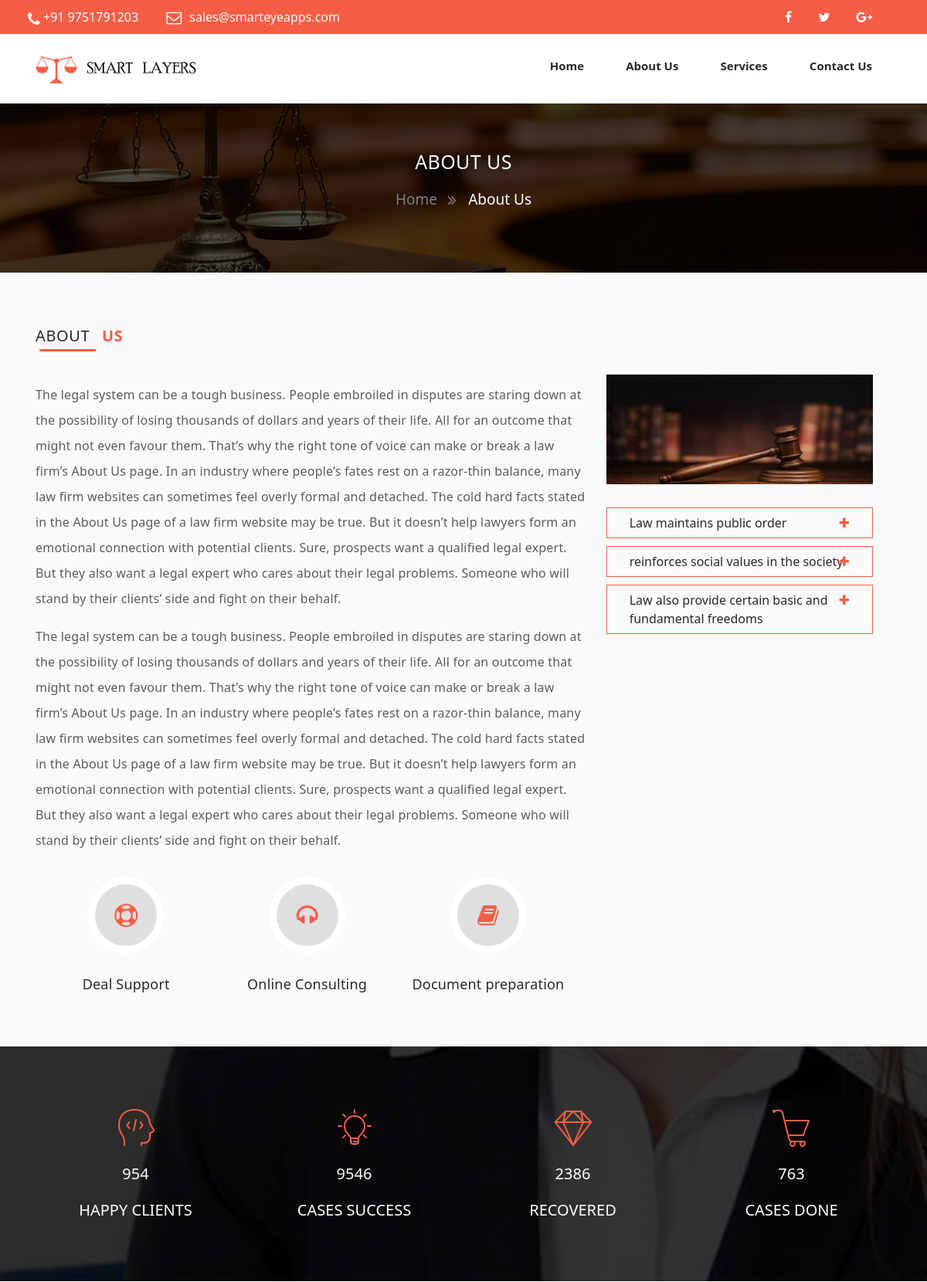
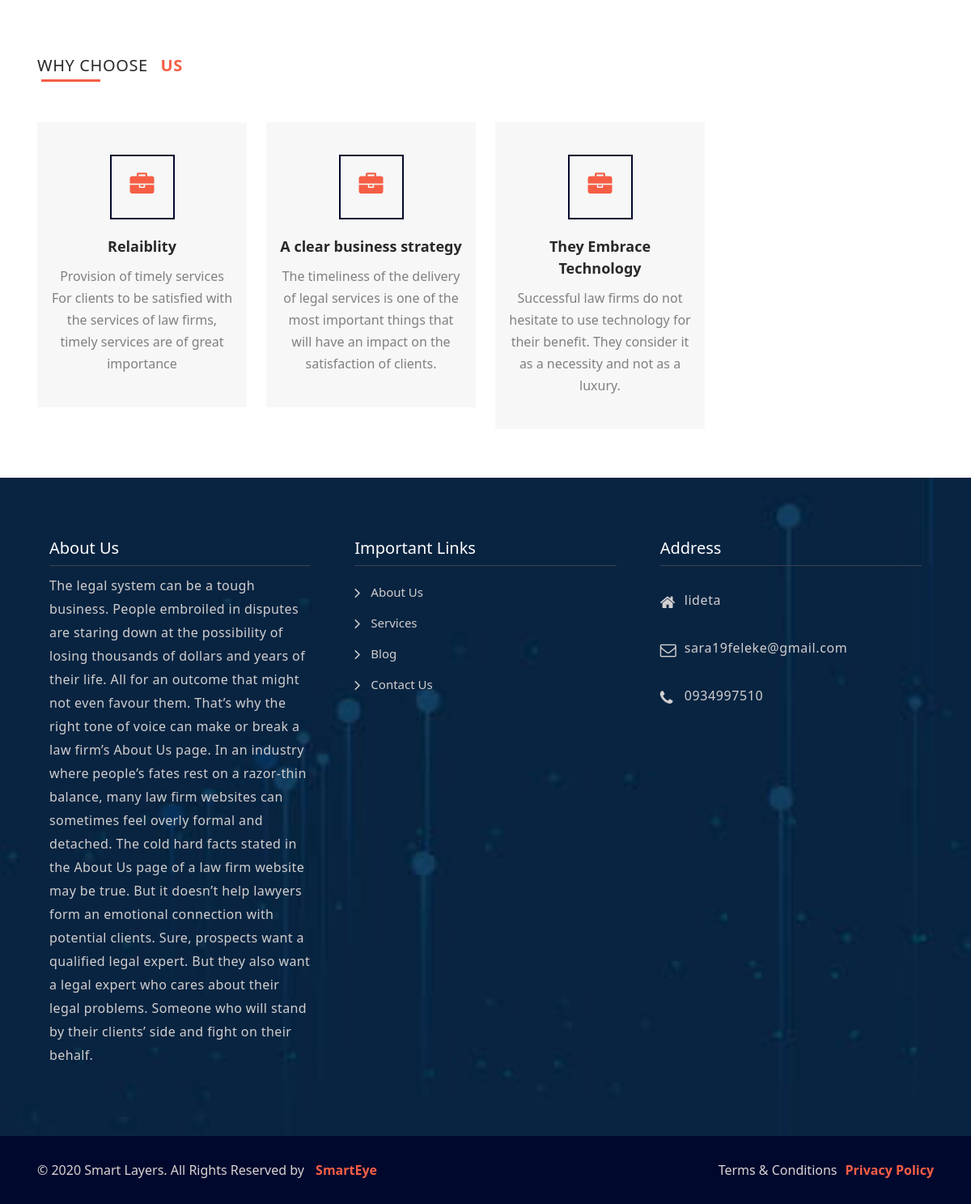
The page /about/ on the database its author committed (2 pictures, top to bottom).
### assignapp/models.py (models this page shows, shortened)
class Abt_us(models.Model):
    about = models.CharField(max_length=800)
    image = models.ImageField(blank=True)

class Abt_us1(models.Model):
    title1 = models.CharField(max_length=200)
    description2 = models.CharField(max_length=200)

class whychoose(models.Model):
    title = models.CharField(max_length=200)
    description = models.CharField(max_length=200)

class ContactInformation(models.Model):
   address = models.CharField(max_length=200)
   email  = models.EmailField()
   phone = models.CharField(max_length=200)

### assignapp/views.py (the view)
def about_Us(request):
   info = ContactInformation.objects.all().first()
   why=whychoose.objects.all()
   abt=Abt_us.objects.all().first()
   abt1=Abt_us1.objects.all()
   return render(request, 'about_us.html',{'why_data':why,'abt':abt,'abt1':abt1,'info':info})

### assignapp/templates/about_us.html (shortened to what this page needs)
{%load static%}
<!doctype html>
<html lang="en">
  {% include "head.html" %}
  <body>
    {% include "header.html" %}
   <section class="_cd_er_aq">
      <div class="container">
        <div class="row">
          <div class="col-12">
            <div class="_cd_er_aa">
              <h2>About Us</h2>
              <ol>
                <li>Home</li>
                <li>About Us</li>
              </ol>
            </div>
          </div>
        </div>
      </div>
    </section>
    <section id="aboutus" class="_ab_er_we">
      <div class="container">
        <div class="row">
          <div class="col-12">
            <div class="_hg_we_fe">
              <h2>ABOUT <span>US</span></h2>
            </div>
          </div>
        </div>
        <div class="row">
          <div class="row">
            <div class="col-lg-8 col-12">
              <div class="_lk_fr_er">
                <p>{{abt.about}}</p>
                <p>{{abt.about}}</p>
                <div class="_kl_bv_xs">
                <ol>
                  <li><p>Deal Support</p></li>
                  <li><p>Online Consulting</p></li>
                  <li><p>Document preparation</p></li>
                </ol>
              </div>
            </div>
          </div>
          <div class="col-lg-4 col-12">
            <div class="_lk_rt_we">
              <img src="{{abt.image.url}}">
              <div class="_oi_yt_we">
                <div class="accordion" id="nu_kl">
                  {% for single_abt1  in abt1  %}
                  <div class="card">
                    <div class="card-header" id="mo_yu">
                      <h2 class="mb-0">
                        <button class="btn btn-link btn-block text-left" type="button" data-toggle="collapse" data-target="#my-ss" aria-expanded="false" aria-controls="my-ss">
                          {{single_abt1.title1}}
                        </button>
                      </h2>
                    </div>
                  </div>
                  {% endfor %}
                </div>
              </div>
            </div>
          </div>
        </div>
      </div>
    </section>
    <section class="_ng_cs_we_rw">
      <div class="container">
        <div class="row">
          <div class="col-lg-3 col-md-4 col-sm-6 col-xs-6">
            <div class="_lk_bg_cd">
              <img src="assets/images/development.png">
              <div style="color:#fff;font-size:20px;" class="counting" data-count="1000">0</div>
              <h5>HAPPY CLIENTS</h5>
            </div>
          </div>
          <div class="col-lg-3 col-md-4 col-sm-6 col-xs-6">
            <div class="_lk_bg_cd">
              <img src="assets/images/designing.png">
              <div style="color:#fff;font-size:20px;" class="counting" data-count="10000">0</div>
              <h5>CASES SUCCESS</h5>
            </div>
          </div>
          <div class="col-lg-3 col-md-4 col-sm-6 col-xs-6">
            <div class="_lk_bg_cd">
              <img src="assets/images/erp.png">
              <div style="color:#fff;font-size:20px;" class="counting" data-count="2500">0</div>
              <h5>RECOVERED</h5>
            </div>
          </div>
          <div class="col-lg-3 col-md-4 col-sm-6 col-xs-6">
            <div class="_lk_bg_cd">
              <img src="assets/images/ecomerce.png">
              <div style="color:#fff;font-size:20px;" class="counting" data-count="800">0</div>
              <h5>CASES DONE</h5>
            </div>
          </div>
        </div>
      </div>
    </section>
    <section class="_cd_er_ab">
      <div class="container">
        <div class="row">
          <div class="col-12">
            <div class="_hg_we_fe">
              <h2>Why Choose <span>US</span></h2>
            </div>
          </div>
        </div>
        <div class="row">
          {% for single_why  in why_data  %}
          <div class="col-lg-3 col-md-3 col-sm-6 col-12">
            <div class="_cd_er_ac">
              <div class="_cd_er_ad">
                <ol><li><i class="fa fa-briefcase"></i></li></ol>
                <b>{{single_why.title}}</b>
                <p>{{single_why.description}}</p>
              </div>
            </div>
          </div>
          {% endfor %}
        </div>
      </div>
    </section>
    {% include "footer.html" %}
  </body>
</html>

### assignapp/templates/footer.html
{%load static%}
<footer class="_vc_zs_qw">
    <div class="container">
      <div class="row">
        <div class="col-lg-4 col-md-4 col-sm-6 col-12">
          <div class="_nb_cd_er">
            <h2>About Us</h2>
            <p>{{abt.about}}</p>
                </div>
        </div>
        <div class="col-lg-4 col-md-4 col-sm-6 col-12">
          <div class="_nb_cd_er">
            <h2>Important Links</h2>
            <ol>
              <li><a href="#">About Us</a></li>
              <li><a href="#">Services</a></li>
              <li><a href="#">Blog</a></li>
              <li><a href="#">Contact Us</a></li>
            </ol>
          </div>
        </div>
        <div class="col-lg-4 col-md-4 col-sm-6 col-12">
          <div class="_nb_cd_er">
            <h2>Address</h2>
            <ul>
              <li><p>{{info.address}}</p></li>
              <li><p>{{info.email}}</p></li>
              <li><p>{{info.phone}}</p></li>
            </ul>
          </div>
        </div>
      </div>
    </div>
  </footer>
  <section class="end-footer">
    <div class="container">
      <div class="row">
        <div class="col-6">
          <div class="_jh_er_xs">
            <p>© 2020 Smart Layers. All Rights Reserved by <a href="#" target="_blank">SmartEye</a></p>
          </div>
        </div>
        <div class="col-6">
          <div class="_jh_er_xs _cc_ui">
            <p>Terms & Conditions<a href="#" target="_blank">Privacy Policy</a></p>
          </div>
        </div>
      </div>
    </div>
  </section>

### rows shown on the page
Abt_us: about "The legal system can be a tough business. People embroiled in disputes are staring down at the possibility of losing thousands of dollars and years of their life. All for an outcome that might not even favour them. That’s why the right tone of voice can make or break a law firm’s About Us page. In an industry where people’s fates rest on a razor-thin balance, many law firm websites can sometimes feel overly formal and detached. The cold hard facts stated in the About Us page of a law firm website may be true. But it doesn’t help lawyers form an emotional connection with potential clients. Sure, prospects want a qualified legal expert. But they also want a legal expert who cares about their…", image (picture)
Abt_us1: title1 "Law maintains public order"
Abt_us1: title1 "reinforces social values in the society"
Abt_us1: title1 "Law also provide certain basic and fundamental freedoms"
whychoose: title "Relaiblity", description "Provision of timely services For clients to be satisfied with the services of law firms, timely services are of great importance"
whychoose: title "A clear business strategy", description "The timeliness of the delivery of legal services is one of the most important things that will have an impact on the satisfaction of clients."
whychoose: title "They Embrace Technology", description "Successful law firms do not hesitate to use technology for their benefit. They consider it as a necessity and not as a luxury."
ContactInformation: address "lideta", email "sara19feleke@gmail.com", phone "0934997510"
